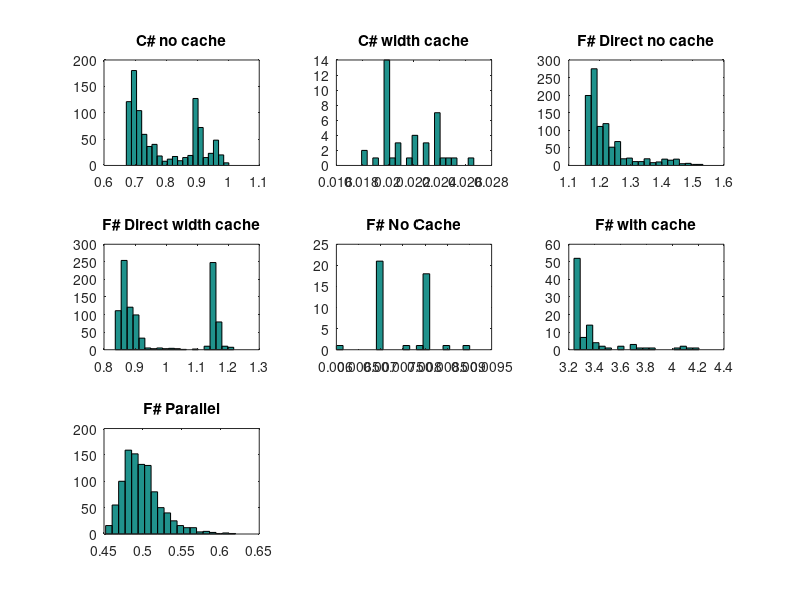
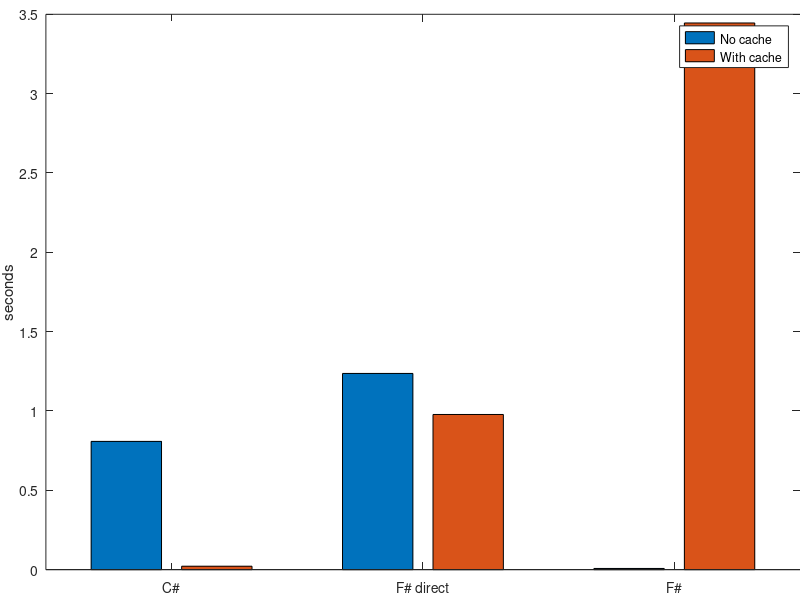
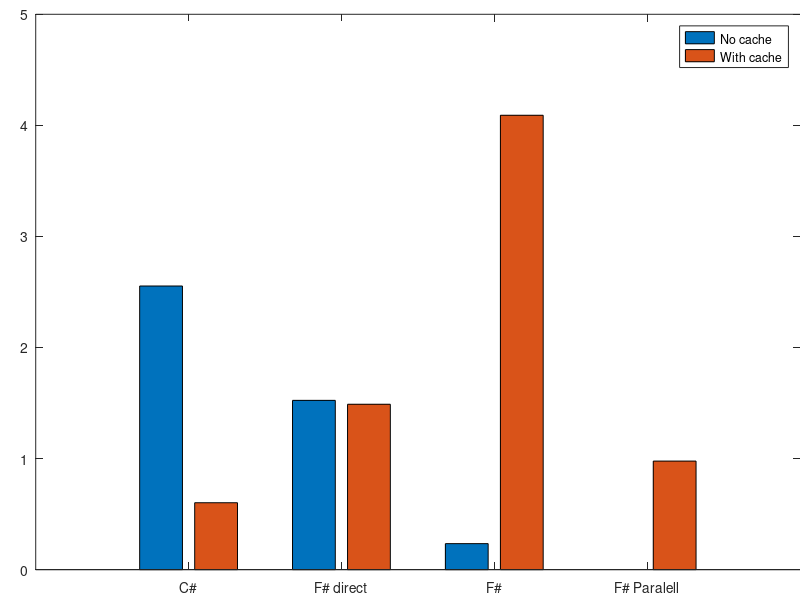

These figures' MATLAB source, in order:
close all;
clear all;

% Read files and add to array
logging{1} = csvread('logCSharpNoCache.csv');
logging{2} = csvread('logCSharpWithCache.csv');
logging{3} = csvread('logFSharpDirectNoCache.csv');
logging{4} = csvread('logFSharpDirectWithCache.csv');
logging{5} = csvread('logFSharpNoCache.csv');
logging{6} = csvread('logFSharpWithCache.csv');
logging{7} = csvread('logFSharpParallel.csv');

% Set names
name{1} = 'C# no cache';
name{2} = 'C# width cache';
name{3} = 'F# Direct no cache';
name{4} = 'F# Direct width cache';
name{5} = 'F# No Cache';
name{6} = 'F# with cache';
name{7} = 'F# Parallel';


% Name graphics window
figure('name','Histogram');
for logNumber = 1:length(logging)
    
    % Remove first element
    first(logNumber) = logging{logNumber}(1);
    logging{logNumber}(1) = [];
    
    % Average
    average(logNumber) = mean(logging{logNumber});
    
    % Remover outliers
    i = 1;
    while i <= length(logging{logNumber})
        if logging{logNumber}(i) >  average(logNumber)*1.25
           logging{logNumber}(i) = [];
        elseif logging{logNumber}(i) <  average(logNumber)*0.75
           logging{logNumber}(i) = [];
        else
            i = i+1;
        end
    end
    
   % Make histogram
   subplot(3,3,logNumber)
   hist(logging{logNumber},20)
   title(name{logNumber})
   
end


% Average chart
hold off;
figure('name','Average');
set(gca,'LooseInset',get(gca,'TightInset'))

%y = [average(1) average(2); average(3) average(4); average(5)  average(6); 0 average(7)];
y = [average(1) average(2); average(3) average(4); average(5)  average(6)];
bar(y)
%set(gca,'XTickLabel',{'C#', 'F# direct', 'F#', 'F# Paralell'})
set(gca,'XTickLabel',{'C#', 'F# direct', 'F#'})
legend('No cache', 'With cache');

ylabel('seconds') % label for y axis

%set(gca,'YScale','log')


% Fist chart
hold off;
figure('name','First');
set(gca,'LooseInset',get(gca,'TightInset'))

y = [first(1) first(2); first(3) first(4); first(5)  first(6); 0 first(7)];
bar(y)
set(gca,'XTickLabel',{'C#', 'F# direct', 'F#', 'F# Paralell'})
legend('No cache', 'With cache');

%set(gca,'YScale','log')

